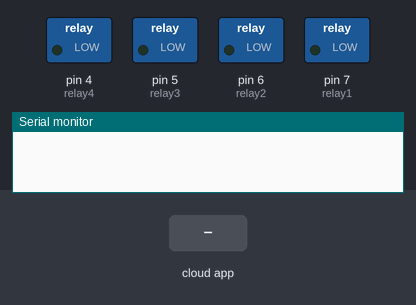
A sketch run on a simulated Arduino Uno, built with avr-gcc and run on an emulated ATmega328P. Parts: switched loads named in the sketch (green lamp = pin HIGH), the last lines printed to the serial monitor. The test bench sets the inputs (shaded band). The ROS host is connected and sends only what is stated.

Above: at 1.2 s.
1.3 s: the phone or cloud app sets vacuum to ON
At 1.6 s:
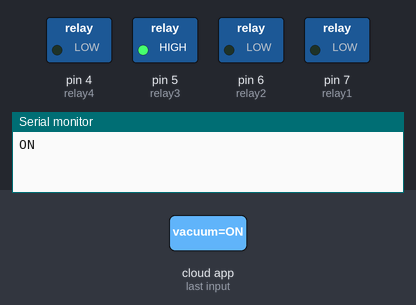
Timing chart, 0 to 4.3 s (numbered marks = the images above; inputs shaded):
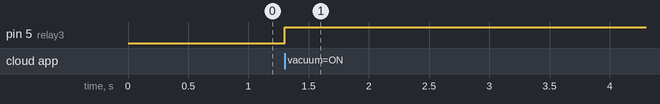

The sketch:

arduino_relay_control.ino
```cpp
#include <ros.h>
#include <std_msgs/String.h>

// Recorded Dec 27, 2017 by Robojax
#define relay1 7
#define relay2 6
#define relay3 5
#define relay4 4

ros::NodeHandle nh;
void messageCb(const std_msgs::String& msg){
  String data = msg.data;
  if(data.equals("ON")){
    digitalWrite(relay3,HIGH);// turn relay 3 ON
    Serial.println(msg.data);
  }else{
    digitalWrite(relay3,LOW); // turn relay 3 OFF
    Serial.println(msg.data);
  }
}

ros::Subscriber<std_msgs::String> sub("/vacuum",&messageCb);

void setup() {
  nh.initNode();
  nh.subscribe(sub);


  Serial.begin(9600);// setup Serial Monitor to display information
  pinMode(relay1, OUTPUT);// connected to Relay 1
  pinMode(relay2, OUTPUT);// connected to Relay 2
  pinMode(relay3, OUTPUT);// connected to Relay 3
  pinMode(relay4, OUTPUT);// connected to Relay 4


}
void loop() {
  // put your main code here, to run repeatedly:
  nh.spinOnce();
  delay(1);

}
```

Measured:
- after the input at 1.3 s, pin 5 (relay3): LOW → HIGH at once
